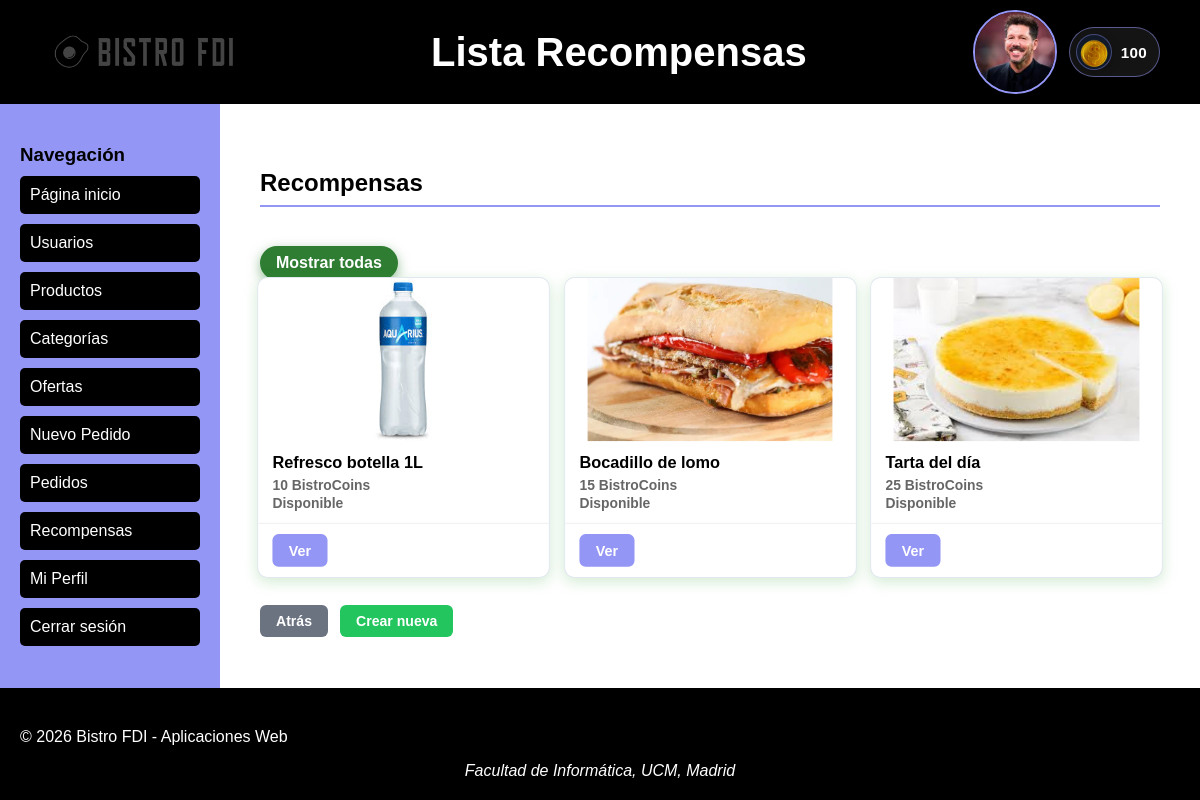
The app's page /includes/vistas/recompensas/listaRecompensas.php?disponibles=1 (signed in) with its own data.
### tables this page shows
CREATE TABLE IF NOT EXISTS `Usuarios` (
  `id`             int(11)      NOT NULL AUTO_INCREMENT,
  `nombreUsuario`  varchar(50) NOT NULL,
  `email`          varchar(100) NOT NULL,
  `nombre`         varchar(100) NOT NULL,
  `apellidos`      varchar(150) NOT NULL,
  `password`       varchar(255) NOT NULL,
  `avatar`         varchar(255),
  `saldo_bistrocoins`int(11)    NOT NULL DEFAULT 0,
  `activo`         tinyint(1)   NOT NULL DEFAULT 1,
  `fecha_creacion` datetime     NOT NULL DEFAULT CURRENT_TIMESTAMP,
  PRIMARY KEY (`id`),
  UNIQUE KEY `uq_nombreUsuario` (`nombreUsuario`)
);

CREATE TABLE IF NOT EXISTS `Recompensas` (
  `id`                     INT NOT NULL AUTO_INCREMENT,
  `producto_id`            INT NOT NULL,
  `bistrocoins_necesarias` INT NOT NULL,
  PRIMARY KEY (`id`),
  UNIQUE KEY `uq_recompensas_producto` (`producto_id`),
  KEY `fk_recompensa_producto` (`producto_id`)
);

CREATE TABLE IF NOT EXISTS `ProductoImagen` (
  `id`          int(11)      NOT NULL AUTO_INCREMENT,
  `producto_id` int(11)      NOT NULL,
  `ruta_imagen` varchar(255) NOT NULL,
  PRIMARY KEY (`id`),
  KEY `fk_imagen_producto` (`producto_id`)
);

CREATE TABLE IF NOT EXISTS `Productos` (
  `id`           int(11)       NOT NULL AUTO_INCREMENT,
  `nombre`       varchar(150) NOT NULL,
  `descripcion`  text NOT NULL,
  `categoria_id` int(11)       NOT NULL,
  `precio_base`  decimal(10,2) NOT NULL,
  `iva`          int(11)       NOT NULL,
  `disponible`   tinyint(1)    NOT NULL DEFAULT 1,
  `ofertado`     tinyint(1)    NOT NULL DEFAULT 0,
  `activo`       tinyint(1)    NOT NULL DEFAULT 1,
  PRIMARY KEY (`id`),
  KEY `fk_producto_categoria` (`categoria_id`)
);

### includes/Recompensa/RecompensaDB.php (called while the page is built, shortened)
<?php
class RecompensaDB
{
  public static function listarTodos()
  {
    $conn = Aplicacion::getInstance()->getConexionBd();
    $query = $conn->prepare("SELECT * FROM Recompensas");
    $query->execute();
    $rs = $query->get_result();
    $recompensas = [];
    while ($fila = $rs->fetch_assoc()) {
      $recompensas[] = new Recompensa($fila['producto_id'], $fila['bistrocoins_necesarias'], $fila['id']);
    }
    return $recompensas;
  }
}

### includes/Recompensa/RecompensaService.php (called while the page is built, shortened)
<?php
require_once dirname(__DIR__, 2) . '/includes/config.php';
class RecompensaService
{
  public static function listarTodos()
  {
    return RecompensaDB::listarTodos();
  }
}

### includes/config.php (called while the page is built, shortened)
<?php
spl_autoload_register(function ($class) {
  $prefix = 'es\\ucm\\fdi\\aw\\';
  $base_dir = __DIR__ . '/';
  $len = strlen($prefix);
  $relative_class = substr($class, $len);
  $file = $base_dir . str_replace('\\', '/', $relative_class) . '.php';
});

### includes/Recompensa/Recompensa.php (called while the page is built, shortened)
<?php
class Recompensa
{
  private $id;
  private $bistroCoins_necesarias;
  public function __construct($producto_id, $bistroCoins_necesarias, $id = null)
  {
    $this->bistroCoins_necesarias = $bistroCoins_necesarias;
    $this->id = $id;
  }
  public function getId()
  {
    return $this->id;
  }
  public function getBistroCoinsNecesarias()
  {
    return $this->bistroCoins_necesarias;
  }
}

### includes/Producto/ProductoDB.php (called while the page is built, shortened)
<?php
class ProductoDB
{
  private static function filaAProducto(array $fila): Producto
  {
    return new Producto(
      $fila['nombre'],
      $fila['descripcion'],
      intval($fila['categoria_id']),
      floatval($fila['precio_base']),
      intval($fila['iva']),
      (bool) $fila['disponible'],
      (bool) $fila['ofertado'],
      (bool) $fila['activo'],
      intval($fila['id'])
    );
  }
  public static function buscarPorId(int $id): ?Producto
  {
    $conexion = Aplicacion::getInstance()->getConexionBd();
    $query = $conexion->prepare("SELECT * FROM Productos WHERE id=?");
    $query->bind_param("i", $id);
    $query->execute();
    $resultado = $query->get_result();
    $fila = $resultado->fetch_assoc();
    return $fila ? self::filaAProducto($fila) : null;
  }
}

### includes/Producto/ProductoService.php (called while the page is built, shortened)
<?php
class ProductoService
{
  public static function listarImagenes(int $productoId): array
  {
    return ProductoImagenDB::listarPorProducto($productoId);
  }
  public static function buscarPorId($id): ?Producto
  {
    return ProductoDB::buscarPorId($id);
  }
}

### includes/Producto/ProductoImagenDB.php (called while the page is built, shortened)
<?php
class ProductoImagenDB
{
  public static function listarPorProducto(int $productoId): array
  {
    $conexion = Aplicacion::getInstance()->getConexionBd();
    $query = $conexion->prepare("SELECT * FROM ProductoImagen WHERE producto_id=?");
    $query->bind_param("i", $productoId);
    $query->execute();
    $resultado = $query->get_result();
    $imagenes = $resultado->fetch_all(MYSQLI_ASSOC);
    return $imagenes;
  }
}

### includes/Producto/Producto.php (called while the page is built, shortened)
<?php
class Producto
{
  private string $nombre;
  public function __construct(string $nombre, string $descripcion, int $categoriaId, float $precioBase, int $iva, bool $disponible, bool $ofertado, bool $activo, ?int $id = null)
  {
    $this->nombre = $nombre;
  }
  public function getNombre(): string
  {
    return $this->nombre;
  }
}

### includes/Usuario/UsuarioDB.php (called while the page is built, shortened)
<?php
class UsuarioDB
{
  public static function buscarPorNombre($nombreUsuario)
  {
    $conn = Aplicacion::getInstance()->getConexionBd();
    $query = $conn->prepare("SELECT * FROM Usuarios U WHERE U.nombreUsuario=?");
    $query->bind_param("s", $nombreUsuario);
    $query->execute();
    $rs = $query->get_result();
    $fila = $rs->fetch_assoc();
    if ($fila) {
      Rol::cargarRol($fila['id']);
      $user = new Usuario($fila['nombreUsuario'], $fila['password'], $fila['nombre'], $fila['apellidos'], $fila['email'], $fila['avatar'], $fila['saldo_bistrocoins'], $fila['id']);
      return $user;
    }
    return null;
  }
}

### includes/Usuario/Rol.php (called while the page is built, shortened)
<?php
class Rol
{
  public static function cargarRol($idUsuario)
  {
    $conn = Aplicacion::getInstance()->getConexionBd();
    $query = $conn->prepare("SELECT Roles.id, Roles.nombre FROM Roles INNER JOIN RolesUsuario ON Roles.id = RolesUsuario.rol WHERE RolesUsuario.usuario=?");
    $query->bind_param("i", $idUsuario);
    $query->execute();
    $rs = $query->get_result();
    if ($rs) {
      $rsRol = $rs->fetch_assoc();
      if ($rsRol != null) {
        $rol = new Rol(intval($rsRol['id']), $rsRol['nombre']);
        return $rol;
      }
    } else {
      error_log("Error BD ({$conn->errno}): {$conn->error}");
    }
    return null;
  }
}

### includes/Usuario/Usuario.php (called while the page is built, shortened)
<?php
class Usuario
{
  private $saldo_bistrocoins;
  public function __construct($nombreUsuario, $password, $nombre, $apellidos, $email, $avatar, $saldo_bistrocoins = null, $id = null)
  {
    $this->saldo_bistrocoins = $saldo_bistrocoins;
  }
  public function getSaldoBistrocoins()
  {
    return $this->saldo_bistrocoins;
  }
}

### includes/vistas/recompensas/listarRecompensas.php (the view, shortened to what this page needs)
<?php
class listarRecompensas
{
  public static function listarRecompensas(bool $esGerente): string
  {
    $tarjetas = "";
    $recompensas = RecompensaService::listarTodos();
    $saldo = $_SESSION['saldo'] ?? 0;
    $soloDisponibles = isset($_GET['disponibles']) && $_GET['disponibles'] == 1;
    if ($recompensas && count($recompensas) > 0) {
      usort($recompensas, function ($a, $b) {
        return $a->getBistrocoinsNecesarias() <=> $b->getBistrocoinsNecesarias();
      });
      foreach ($recompensas as $r) {
        $producto = ProductoService::buscarPorId($r->getProductoId());
        $nombreProducto = htmlspecialchars($producto->getNombre());
        $bistrocoins = $r->getBistrocoinsNecesarias();
        $disponible = ($saldo >= $bistrocoins);
        $claseDisponibilidad = $disponible
          ? 'recompensa-disponible'
          : 'recompensa-no-disponible';
        $estadoTexto = $disponible
          ? "<span class='recompensa-ok'>Disponible</span>"
          : "<span class='recompensa-ko'>No disponible</span>";
        $imagenes = ProductoService::listarImagenes($producto->getId());
        if (!empty($imagenes)) {
          $ruta = htmlspecialchars(RUTA_APP . $imagenes[0]['ruta_imagen']);
          $htmlImg = "<img class=\"tarjeta-img-unica\" src=\"{$ruta}\" alt=\"{$nombreProducto}\">";
        } else {
          $htmlImg = "<div class=\"tarjeta-sin-imagen\"><em>Sin imagen</em></div>";
        }
        $detalleUrl = "detalleRecompensa.php?id={$r->getId()}";
        $tarjetas .= <<<TARJETA
        <div class="tarjeta-producto {$claseDisponibilidad}">
            <div class="tarjeta-imagen">
                {$htmlImg}
            </div>
            <div class="tarjeta-info">
                <strong>{$nombreProducto}</strong>
                <span class="tarjeta-precio">{$bistrocoins} BistroCoins</span>
                <small>{$estadoTexto}</small>
            </div>
            <div class="tarjeta-acciones">
                <a href="{$detalleUrl}" class="btn btn-ver">Ver</a>
            </div>
        </div>
        TARJETA;
      }
    } else {
      $tarjetas = '<p>No hay recompensas disponibles.</p>';
    }
    $filtroActivo = $soloDisponibles ? 'btn-filtrar-activo' : '';
    $filtroUrl = $soloDisponibles
      ? "listaRecompensas.php"
      : "listaRecompensas.php?disponibles=1";
    $textoFiltro = $soloDisponibles
      ? "Mostrar todas"
      : "Mostrar solo disponibles";
    $btnFiltro = <<<HTML
      <a href="{$filtroUrl}" class="btn-filtrar {$filtroActivo}">
        {$textoFiltro}
      </a>
    HTML;
    $volverUrl = RUTA_APP . '/index.php';
    $btnCrearNuevo = '';
    if ($esGerente) {
      $crearUrl = RUTA_VISTAS . '/recompensas/detalleRecompensa.php';
      $btnCrearNuevo = "<a href=\"{$crearUrl}\" class=\"btn btn-nuevo\">Crear nueva</a>";
    }
    return <<<HTML
    <section id="contenido">
        <div class="acciones-pagina">
            {$btnFiltro}
        </div>
        <div class="lista-productos">
            {$tarjetas}
        </div>
        <div class="acciones-pagina">
            <a href="{$volverUrl}" class="btn btn-volver">Atrás</a>
            {$btnCrearNuevo}
        </div>
    </section>
    HTML;
  }
}

### includes/vistas/common/header.php (shortened to what this page needs)
<?php
$saldoCliente = null;
if (
    Aplicacion::estaLogueado()
    && !empty($_SESSION['nombreUsuario'])
) {
    $usuarioActual = UsuarioDB::buscarPorNombre($_SESSION['nombreUsuario']);
    if ($usuarioActual) {
        $saldoCliente = (int) $usuarioActual->getSaldoBistrocoins();
    }
}
?>
<header>
    <img src="<?php echo RUTA_IMGS; ?>/logo2.png" alt="Logo de Bistro FDI">
    <h1><?= $tituloHeader ?></h1>
    <div class="saludo">
        <?php if (isset($_SESSION['login']) && $_SESSION['login'] === true): ?>
            <img src="<?= RUTA_APP . htmlspecialchars($_SESSION['avatar']) ?>" width="80" height="80" alt="Avatar">
            <?php if ($saldoCliente !== null): ?>
                <div class="saldo-cliente" title="Saldo actual en BistroCoins">
                    <span class="moneda-bistro" aria-hidden="true">
                        <img src="<?= RUTA_IMGS . '/bistroCoins.png' ?>" alt="BistroCoins">
                    </span>
                    <span class="saldo-valor"><?= number_format($saldoCliente, 0, ',', '.') ?></span>
                </div>
            <?php endif; ?>
        <?php else: ?>
            Usuario desconocido. Inicia sesión para acceder a las funcionalidades.
        <?php endif; ?>
    </div>
</header>

### css/estilos.css (style rules this page uses)
body { background-color: white; font-family: "Lexend", "Montserrat", sans-serif; margin: 0; padding: 0; display: flex; flex-direction: column; min-height: 100vh; }
header { background-color: #000000; color: white; padding: 10px 40px; display: flex; flex-direction: row; align-items: center; justify-content: space-between; gap: 20px; }
header h1 { margin: 0; font-size: 2.5rem; color: white; }
header img { max-width: 225px; height: auto; margin-top: 0; }
header .saludo img { width: 80px; height: 80px; border-radius: 50%; object-fit: cover; border: 2px solid #9496f5; }
header .saludo { display: flex; align-items: center; gap: 12px; }
.saldo-cliente { display: inline-flex; align-items: center; gap: 9px; background: rgba(255, 255, 255, 0.08); border: 1px solid rgba(148, 150, 245, 0.55); border-radius: 999px; padding: 6px 12px 6px 6px; }
.moneda-bistro { width: 34px; height: 34px; border-radius: 50%; overflow: hidden; display: inline-flex; align-items: center; justify-content: center; background: #111827; border: 1px solid rgba(148, 150, 245, 0.4); box-shadow: 0 2px 8px rgba(0, 0, 0, 0.25); }
.saldo-cliente .moneda-bistro img { width: 100%; height: 100%; border-radius: 50%; object-fit: contain; background: transparent; display: block; border: none; }
.saldo-valor { color: #ffffff; font-weight: 700; font-size: 0.95rem; letter-spacing: 0.02em; }
h1 { color: black; margin-bottom: 15px; }
main a, aside a { color: #9496f5; text-decoration: none; }
.btn { display: inline-block; padding: 8px 16px; border-radius: 6px; font-size: 0.88rem; font-weight: 600; text-decoration: none; cursor: pointer; border: none; transition: opacity 0.15s; }
.btn-ver { background-color: #9496f5; color: white; }
.btn-nuevo { background-color: #22c55e; color: white; }
.btn-volver { background-color: #6b7280; color: white; }
.acciones-pagina { display: flex; gap: 12px; margin-top: 24px; align-items: center; flex-wrap: wrap; }
.lista-productos { display: grid; grid-template-columns: repeat(3, 1fr); gap: 20px; margin-bottom: 30px; }
.tarjeta-producto { border: 1px solid #e2e8f0; border-radius: 10px; overflow: hidden; display: flex; flex-direction: column; box-shadow: 0 2px 6px rgba(0, 0, 0, 0.07); transition: box-shadow 0.2s; }
.tarjeta-imagen { width: 100%; height: 160px; background: white; display: flex; align-items: center; justify-content: center; overflow: hidden; }
.tarjeta-imagen .tarjeta-img-unica { max-width: 100%; max-height: 160px; width: auto; height: auto; object-fit: contain; display: block; }
.tarjeta-info { padding: 12px 14px; flex-grow: 1; display: flex; flex-direction: column; gap: 2px; }
.tarjeta-info strong { font-size: 1rem; }
.tarjeta-info span, .tarjeta-info small { color: #666; font-size: 0.85rem; }
.tarjeta-precio { font-weight: 600; color: #4f46e5; font-size: 0.95rem; margin-top: 4px; }
.tarjeta-acciones { padding: 10px 14px; border-top: 1px solid #f0f0f0; }
.tarjeta-imagen { background: transparent; }
.tarjeta-producto.recompensa-disponible { background-color: white; box-shadow: 0 4px 14px rgba(76, 175, 80, 0.25); transform: scale(1.02); transition: all 0.2s ease-in-out; }
.recompensa-ok { color: #2e7d32; font-weight: bold; }
.btn-filtrar { display: inline-block; background-color: #1976d2; color: white; padding: 8px 16px; border-radius: 20px; text-decoration: none; font-weight: bold; box-shadow: 0 3px 8px rgba(25, 118, 210, 0.3); transition: all 0.2s ease-in-out; cursor: pointer; }
.btn-filtrar-activo { background-color: #2e7d32; box-shadow: 0 4px 12px rgba(46, 125, 50, 0.5); }

### records on screen
usuarios: saldo_bistrocoins "100"
recompensas: productoimagen.ruta_imagen (picture), producto.nombre "Refresco botella 1L", bistrocoins_necesarias "10", shows "Disponible"
recompensas: productoimagen.ruta_imagen (picture), producto.nombre "Bocadillo de lomo", bistrocoins_necesarias "15", shows "Disponible"
recompensas: productoimagen.ruta_imagen (picture), producto.nombre "Tarta del día", bistrocoins_necesarias "25", shows "Disponible"

### other values on screen
$tituloHeader "Lista Recompensas"
$textoFiltro "Mostrar todas"
